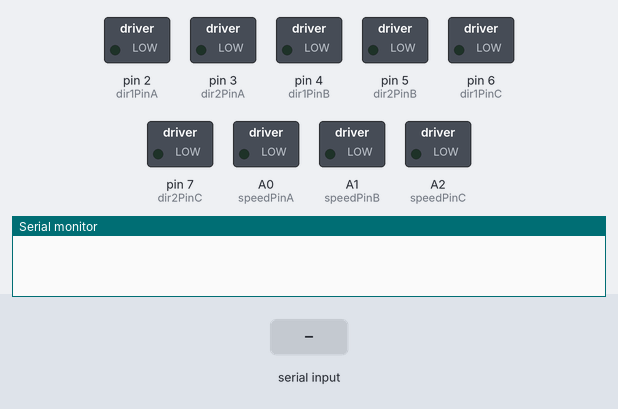
The sketch below on a simulated Arduino Uno, built with avr-gcc and run on an emulated ATmega328P. Parts: switched loads named in the sketch (green lamp = pin HIGH), the last lines printed to the serial monitor. Inputs (shaded band) come from the test bench.

Above: at 1.2 s.
1.3 s: "f" received over Serial
At 2.5 s:
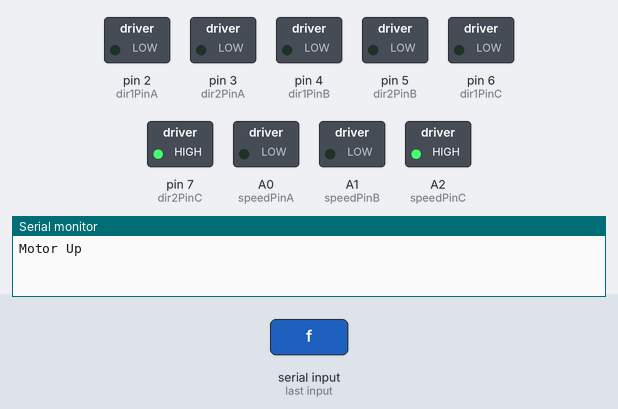
2.8 s: byte 32 (' ') received over Serial
At 3.9 s:
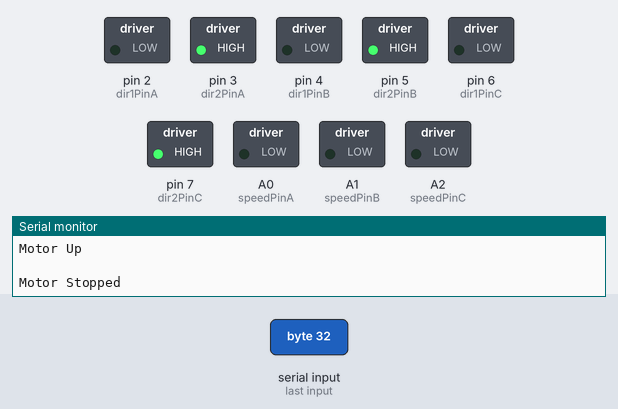
4.3 s: "g" received over Serial
At 5.0 s:
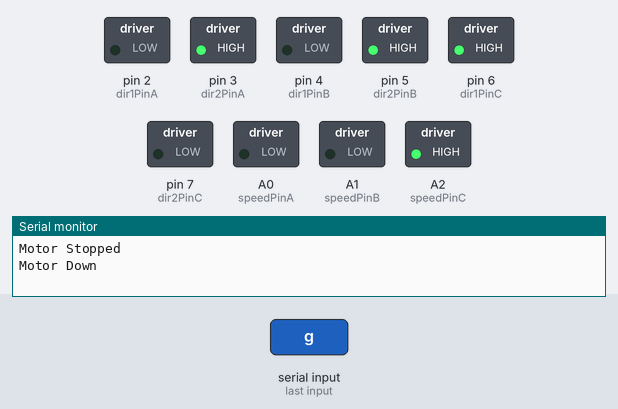
5.8 s: "w" received over Serial
At 6.1 s:
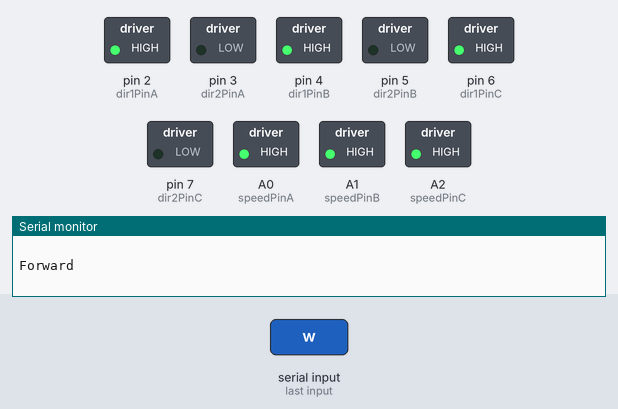
7.3 s: "s" received over Serial
At 8.5 s:
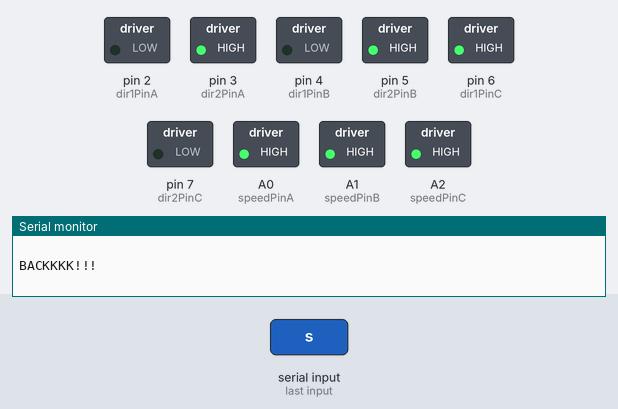
8.8 s: "a" received over Serial
At 9.6 s:
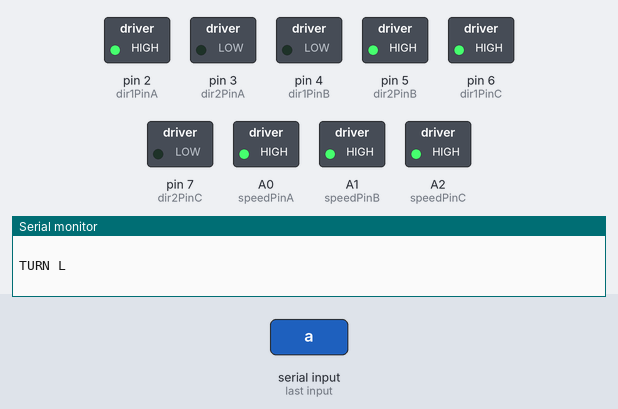
Timing chart, 0 to 11.3 s (numbered marks = the images above; inputs shaded):
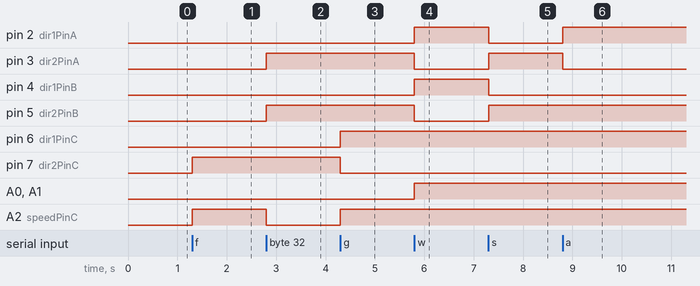

Measured:
- after the input at 1.3 s, pin 7 (dir2PinC), A2 (speedPinC): LOW → HIGH at once
- after the input at 2.8 s, pin 3 (dir2PinA), pin 5 (dir2PinB): LOW → HIGH at once; A2 (speedPinC): HIGH → LOW at once
- after the input at 4.3 s, pin 6 (dir1PinC), A2 (speedPinC): LOW → HIGH at once; pin 7 (dir2PinC): HIGH → LOW at once
- after the input at 5.8 s, pin 2 (dir1PinA), pin 4 (dir1PinB), A0 (speedPinA), A1 (speedPinB): LOW → HIGH at once; pin 3 (dir2PinA), pin 5 (dir2PinB): HIGH → LOW at once
- after the input at 7.3 s, pin 2 (dir1PinA), pin 4 (dir1PinB): HIGH → LOW at once; pin 3 (dir2PinA), pin 5 (dir2PinB): LOW → HIGH at once
- after the input at 8.8 s, pin 2 (dir1PinA): LOW → HIGH at once; pin 3 (dir2PinA): HIGH → LOW at once

The sketch:

seapeachControl.ino
```cpp
//using with putty for pressing without enter on serial moniter

int dir1PinA = 2;
int dir2PinA = 3;
int speedPinA = A0; // Needs to be a PWM pin to be able to control motor speed
// Motor 2
int dir1PinB = 4;
int dir2PinB = 5;
int speedPinB = A1; // Needs to be a PWM pin to be able to control motor speed
// Motor 3
int dir1PinC = 6;
int dir2PinC = 7;
int speedPinC = A2;// Needs to be a PWM pin to be able to control motor speed

void setup() {  // Setup runs once per reset
    Serial.begin(9600);
//Define L298N Dual H-Bridge Motor Controller Pins
    pinMode(dir1PinA,OUTPUT);
    pinMode(dir2PinA,OUTPUT);
    pinMode(speedPinA,OUTPUT);
    pinMode(dir1PinB,OUTPUT);
    pinMode(dir2PinB,OUTPUT);
    pinMode(speedPinB,OUTPUT);
    pinMode(dir1PinC,OUTPUT);
    pinMode(dir2PinC,OUTPUT);
    pinMode(speedPinC,OUTPUT);
}

void loop() {
  if (Serial.available() > 0) {
      char inByte = Serial.read();
      switch (inByte) {
        case 'f' :
          up();
        break;

        case 'g' :
          down();
        break;

        case ' ' :
          stopAll();
        break;

        case 'w' :
          forward();
        break;

        case 's' :
          back();
        break;

        case 'a' :
          turnLeft();
        break;

        case 'd' :
          turnRight();
        break;

        case 'z' :
          turnLeftBACK();
        break;

        case 'c' :
          turnRightBACK();
        break;

        case 'q' :
          turnLeftForward();
        break;

        case 'e' :
          turnRightForward();
        break;
      }
  }
}

void turnRight(){
    analogWrite(speedPinA, 150);
    analogWrite(speedPinB, 200);
    digitalWrite(dir1PinA, LOW);
    digitalWrite(dir2PinA, HIGH);
    digitalWrite(dir1PinB, HIGH);
    digitalWrite(dir2PinB, LOW);
    Serial.println("TURN R");
    Serial.println("   ");
}
void turnRightBACK(){
    analogWrite(speedPinA, 0);
    analogWrite(speedPinB, 200);
    digitalWrite(dir1PinA, LOW);
    digitalWrite(dir2PinA, HIGH);
    digitalWrite(dir1PinB, LOW);
    digitalWrite(dir2PinB, HIGH);
    Serial.println("TURN R B");
    Serial.println("   ");
}

void turnRightForward(){
    analogWrite(speedPinA, 0);
    analogWrite(speedPinB, 200);
    digitalWrite(dir1PinA, LOW);
    digitalWrite(dir2PinA, HIGH);
    digitalWrite(dir1PinB, HIGH);
    digitalWrite(dir2PinB, LOW);
    Serial.println("TURN R B");
    Serial.println("   ");
}

void turnLeft(){
    analogWrite(speedPinA, 200);
    digitalWrite(dir1PinA, HIGH);
    digitalWrite(dir2PinA, LOW);
    analogWrite(speedPinB, 150);
    digitalWrite(dir1PinB, LOW);
    digitalWrite(dir2PinB, HIGH);
     Serial.println("TURN L");
     Serial.println("   ");
}

void turnLeftBACK(){
    analogWrite(speedPinA, 200);
    digitalWrite(dir1PinA, LOW);
    digitalWrite(dir2PinA, HIGH);
    analogWrite(speedPinB, 0);
    digitalWrite(dir1PinB, HIGH);
    digitalWrite(dir2PinB, LOW);
    Serial.println("TURN L B");
    Serial.println("   ");
}

void turnLeftForward(){
    analogWrite(speedPinA, 200);
    digitalWrite(dir1PinA, HIGH);
    digitalWrite(dir2PinA, LOW);
    analogWrite(speedPinB, 0);
    digitalWrite(dir1PinB, HIGH);
    digitalWrite(dir2PinB, LOW);
    Serial.println("TURN L B");
    Serial.println("   ");
}

void forward(){
  analogWrite(speedPinA, 255);
  digitalWrite(dir1PinA, HIGH);
  digitalWrite(dir2PinA, LOW);
  analogWrite(speedPinB, 255);
  digitalWrite(dir1PinB, HIGH);
  digitalWrite(dir2PinB, LOW);
  Serial.println("Forward");
  Serial.println("   ");
}

void back(){
  analogWrite(speedPinA, 150);
  digitalWrite(dir1PinA, LOW);
  digitalWrite(dir2PinA, HIGH);
  analogWrite(speedPinB, 150);
  digitalWrite(dir1PinB, LOW);
  digitalWrite(dir2PinB, HIGH);
  Serial.println("BACKKKK!!!");
  Serial.println("   ");
}

void up(){
   analogWrite(speedPinC, 255);
   digitalWrite(dir1PinC, LOW);
   digitalWrite(dir2PinC, HIGH);
   Serial.println("Motor Up");
   Serial.println("   ");
}

void down(){
  analogWrite(speedPinC, 150);
  digitalWrite(dir1PinC, HIGH);
  digitalWrite(dir2PinC, LOW);
  Serial.println("Motor Down");
  Serial.println("   ");
}

void stopAll(){
  analogWrite(speedPinA, 0);
  digitalWrite(dir1PinA, LOW);
  digitalWrite(dir2PinA, HIGH);

  analogWrite(speedPinB, 0);
  digitalWrite(dir1PinB, LOW);
  digitalWrite(dir2PinB, HIGH);

  analogWrite(speedPinC, 0);
  digitalWrite(dir1PinC, LOW);
  digitalWrite(dir2PinC, HIGH);
  Serial.println("Motor Stopped");
}
```
